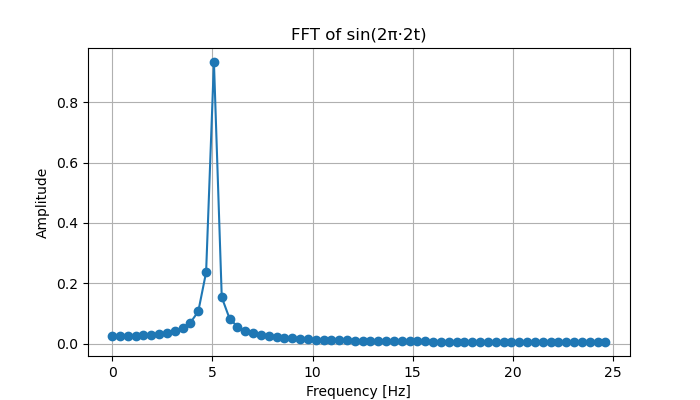

Write Python code to recreate this figure.
import numpy as np
import matplotlib.pyplot as plt

# --- Parameters ---
Fs = 50        # Sampling frequency [Hz]
T = 1 / Fs     # Sampling period [s]
N = 128         # Number of samples
f0 = 5         # Signal frequency [Hz]

# --- Time vector ---
t = np.arange(N) * T  # 0, T, 2T, ..., (N-1)*T

# --- Signal ---
x = np.sin(2 * np.pi * f0 * t)

# --- FFT computation ---
X = np.fft.fft(x)
freq = np.fft.fftfreq(N, d=T)  # Frequency bins

# --- Take only the positive half (single-sided) ---
half = N // 2
X_mag = 2 * np.abs(X[:half]) / N  # Normalize amplitude to 1
freq_half = freq[:half]

# --- Find the FFT peak ---
peak_index = np.argmax(X_mag)
peak_freq = freq_half[peak_index]
peak_amp = X_mag[peak_index]

print(f"Peak frequency: {peak_freq:.3f} Hz")
print(f"Peak amplitude: {peak_amp:.3f}")

# --- Plot ---
plt.figure(figsize=(7,4))
plt.plot(freq_half, X_mag, 'o-')
plt.title('FFT of sin(2π·2t)')
plt.xlabel('Frequency [Hz]')
plt.ylabel('Amplitude')
plt.grid(True)
plt.savefig('fft_example.png')
